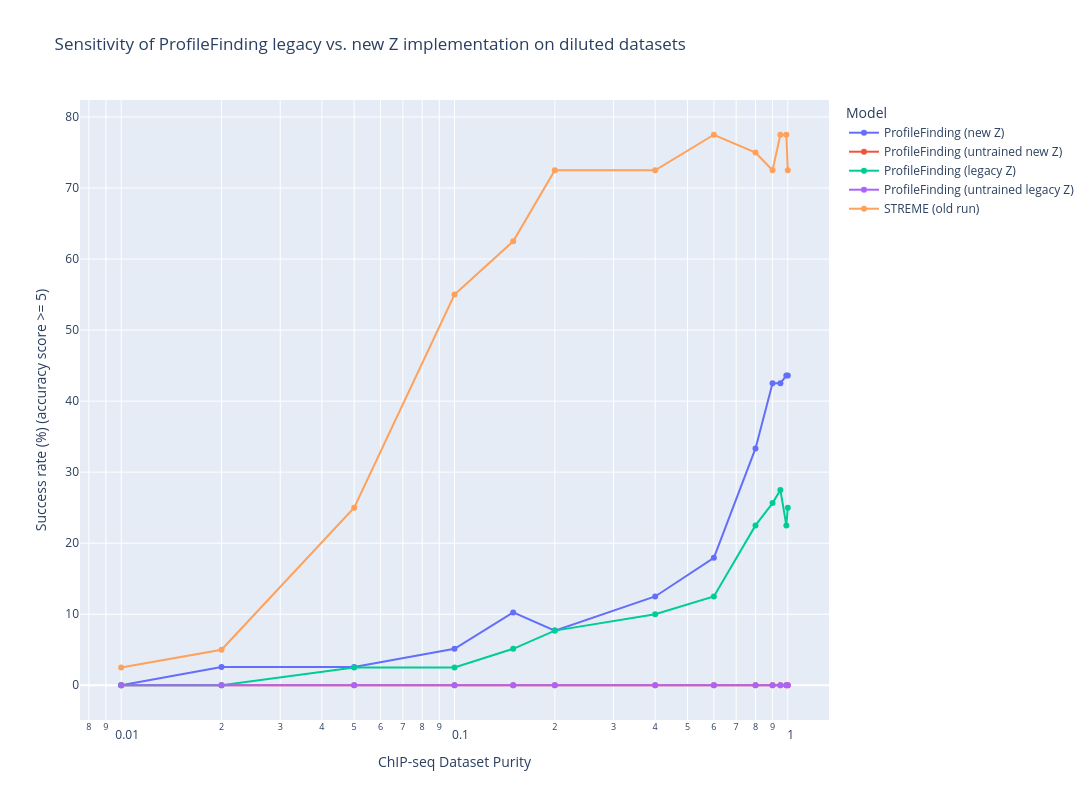

Notebook code cell kept with this figure:
### Markdown cell above
---

## Sensitivity

### Code cell
purity_levels = list(results["new_Z"]["diluted"].keys())
threshold = 5

x = [float(purity) for purity in purity_levels]
y_profilefinding_newZ = [expeval.success_rate(results["new_Z"]["diluted"][p].profilefinding.ppval, threshold) \
                         for p in purity_levels]
y_profilefinding_init_newZ = [expeval.success_rate(results["new_Z"]["diluted"][p].profilefinding_init.ppval, threshold) \
                              for p in purity_levels]
y_profilefinding_legacyZ = [expeval.success_rate(results["legacy_Z"]["diluted"][p].profilefinding.ppval, threshold) \
                            for p in purity_levels]
y_profilefinding_init_legacyZ = [expeval.success_rate(results["legacy_Z"]["diluted"][p].profilefinding_init.ppval, 
                                                      threshold) \
                                 for p in purity_levels]
y_streme = [expeval.success_rate(results_streme["diluted"][p].streme.ppval, threshold) for p in purity_levels]


fig = go.Figure()
fig.add_trace(go.Scatter(
    x=x,
    y=y_profilefinding_newZ,
    mode='lines+markers',
    name='ProfileFinding (new Z)',
))
fig.add_trace(go.Scatter(
    x=x,
    y=y_profilefinding_init_newZ,
    mode='lines+markers',
    name='ProfileFinding (untrained new Z)',
))
fig.add_trace(go.Scatter(
    x=x,
    y=y_profilefinding_legacyZ,
    mode='lines+markers',
    name='ProfileFinding (legacy Z)',
))
fig.add_trace(go.Scatter(
    x=x,
    y=y_profilefinding_init_legacyZ,
    mode='lines+markers',
    name='ProfileFinding (untrained legacy Z)',
))
fig.add_trace(go.Scatter(
    x=x,
    y=y_streme,
    mode='lines+markers',
    name='STREME (old run)',
))
fig.update_layout(
    title='Sensitivity of ProfileFinding legacy vs. new Z implementation on diluted datasets',
    xaxis_title='ChIP-seq Dataset Purity',
    yaxis_title='Success rate (%) (accuracy score >= 5)',
    legend_title='Model',
    width=1200,
    height=800,
)
# make x-axis logarithmic
fig.update_xaxes(type="log")
fig.show()

### Figure 1 — Plotly figure (JSON) as saved in the notebook; plotly's stock layout.template omitted (floating-point values rounded to 4 significant figures)
{"data": [{"mode": "lines+markers", "name": "ProfileFinding (new Z)", "type": "scatter", "x": [0.01, 0.02, 0.05, 0.1, 0.15, 0.2, 0.4, 0.6, 0.8, 0.9, 0.95, 0.99, 1], "y": [0, 2.564, 2.564, 5.128, 10.26, 7.692, 12.5, 17.95, 33.33, 42.5, 42.5, 43.59, 43.59]}, {"mode": "lines+markers", "name": "ProfileFinding (untrained new Z)", "type": "scatter", "x": [0.01, 0.02, 0.05, 0.1, 0.15, 0.2, 0.4, 0.6, 0.8, 0.9, 0.95, 0.99, 1], "y": [0, 0, 0, 0, 0, 0, 0, 0, 0, 0, 0, 0, 0]}, {"mode": "lines+markers", "name": "ProfileFinding (legacy Z)", "type": "scatter", "x": [0.01, 0.02, 0.05, 0.1, 0.15, 0.2, 0.4, 0.6, 0.8, 0.9, 0.95, 0.99, 1], "y": [0, 0, 2.5, 2.5, 5.128, 7.692, 10, 12.5, 22.5, 25.64, 27.5, 22.5, 25]}, {"mode": "lines+markers", "name": "ProfileFinding (untrained legacy Z)", "type": "scatter", "x": [0.01, 0.02, 0.05, 0.1, 0.15, 0.2, 0.4, 0.6, 0.8, 0.9, 0.95, 0.99, 1], "y": [0, 0, 0, 0, 0, 0, 0, 0, 0, 0, 0, 0, 0]}, {"mode": "lines+markers", "name": "STREME (old run)", "type": "scatter", "x": [0.01, 0.02, 0.05, 0.1, 0.15, 0.2, 0.4, 0.6, 0.8, 0.9, 0.95, 0.99, 1], "y": [2.5, 5, 25, 55, 62.5, 72.5, 72.5, 77.5, 75, 72.5, 77.5, 77.5, 72.5]}], "layout": {"height": 800, "legend": {"title": {"text": "Model"}}, "title": {"text": "Sensitivity of ProfileFinding legacy vs. new Z implementation on diluted datasets"}, "width": 1200, "xaxis": {"title": {"text": "ChIP-seq Dataset Purity"}, "type": "log"}, "yaxis": {"title": {"text": "Success rate (%) (accuracy score >= 5)"}}}}
